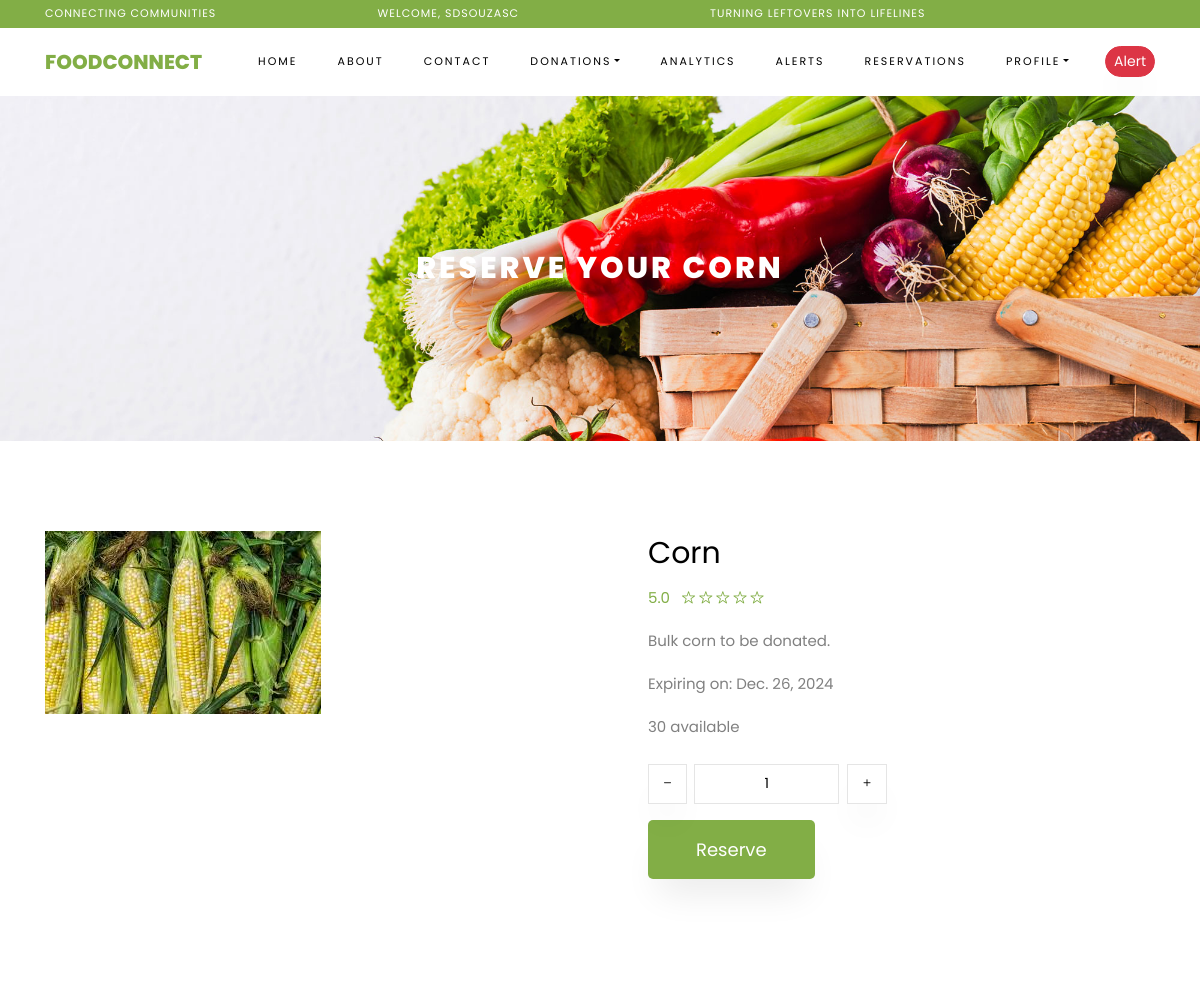
/donations/product_detail/20/ (signed in, upper part), run on an earlier commit of the app's database.
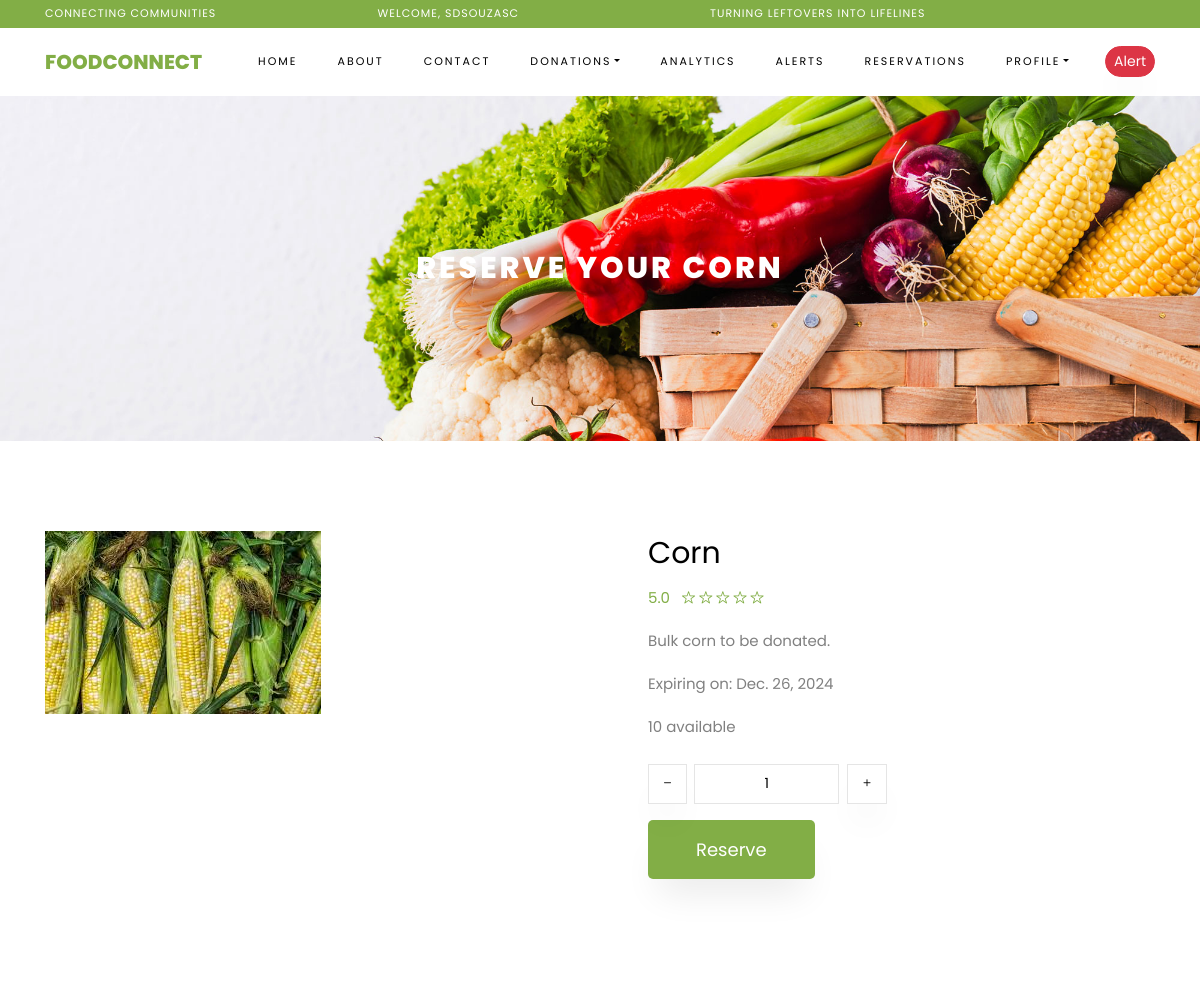
And on a later commit of the database.
### donations/models.py (models this page shows, shortened)
class Product(models.Model):
    UNIT_CHOICES = [
        ('g', 'Grams'),
        ('kg', 'Kilograms'),
        ('liters', 'Liters'),
        ('ml', 'Milliliters'),
    ]
    name = models.CharField(max_length=100)
    donated_by = models.ForeignKey(User, on_delete=models.SET_NULL, null=True)
    description = models.TextField(null=True, blank=True)
    category = models.ForeignKey(Category, on_delete=models.CASCADE, related_name='category')
    quantity = models.PositiveIntegerField()
    weight = models.PositiveIntegerField()
    unit = models.CharField(max_length=10, choices=UNIT_CHOICES)
    rating = models.PositiveIntegerField(default=0)
    amount_donated = models.PositiveIntegerField(default=0)
    expiry_date = models.DateField(blank=True, null=True)
    image = models.ImageField(upload_to='product_images/', blank=True, null=True)
    date_created = models.DateTimeField(auto_now_add=True)

### donations/views.py (the view)
# urls.py: path('product_detail/<int:product_id>/', views.product_view, name='product_detail' ),
@login_required
def product_view(request, product_id):
    product = get_object_or_404(Product, pk=product_id)
    related_products = Product.objects.filter(category=product.category).exclude(pk=product_id)
    return render(request, '../templates/donations/product_detail.html', {'product': product, 'related_products': related_products})

### templates/donations/product_detail.html (shortened to what this page needs)
{% extends 'webpages/base.html' %}
{% load static %}
{% block content %}
    <div class="hero-wrap hero-bread" style="background-image: url('{% static "images/bg_1.jpg" %}');">
      <div class="container">
        <div class="row no-gutters slider-text align-items-center justify-content-center">
          <div class="col-md-9 ftco-animate text-center">
            <h1 class="mb-0 bread">Reserve your {{ product.name }}</h1>
          </div>
        </div>
      </div>
    </div>
    <section class="ftco-section">
    	<div class="container">
    		<div class="row">
    			<div class="col-lg-6 mb-5 ftco-animate">
    				<a href="images/product-1.jpg" class="image-popup">
                        {% if product.image %}
                            <img class="img-fluid" src="{{ product.image.url }}" alt="{{ product.name }}">
                        {% else %}
                            <img class="img-fluid" src="{% static 'images/default-foodbox.jpg' %}" alt="Default Image">
                        {% endif %}
                    </a>
    			</div>
    			<div class="col-lg-6 product-details pl-md-5 ftco-animate">
    				<h3>{{ product.name }}</h3>
    				<div class="rating d-flex">
							<p class="text-left mr-4">
								<a href="#" class="mr-2">5.0</a>
								<a href="#"><span class="ion-ios-star-outline"></span></a>
								<a href="#"><span class="ion-ios-star-outline"></span></a>
								<a href="#"><span class="ion-ios-star-outline"></span></a>
								<a href="#"><span class="ion-ios-star-outline"></span></a>
								<a href="#"><span class="ion-ios-star-outline"></span></a>
							</p>
                    </div>
    				<p>{{ product.description }}</p>
                    <p>Expiring on: {{ product.expiry_date }}</p>
	          		<p>{{ product.quantity }} available</p>
                    <div class="row mt-4">
                        <div class="input-group col-md-6 d-flex mb-3">
	             	        <span class="input-group-btn mr-2">
	                	        <button type="button" class="quantity-left-minus btn"  data-type="minus" data-field="">
                                    <i class="ion-ios-remove"></i>
	                	        </button>
	            		    </span>
	             	        <input type="text" id="quantity" name="quantity" class="form-control input-number" value="1" min="1" max="{{ product.quantity }}" readonly>
	             	        <span class="input-group-btn ml-2">
	                	        <button type="button" class="quantity-right-plus btn" data-type="plus" data-field="">
	                                <i class="ion-ios-add"></i>
	                             </button>
	             	        </span>
	          	        </div>
          	        </div>
          	        <p>
                         <a id="placeOrderBtn" href="#" class="btn btn-primary btn-lg py-3 px-5">Reserve</a>
                    </p>
                    </div>
    		</div>
    	</div>
    </section>
{% endblock %}

What changed in the data, as far as the page shows it:
changed Product "CORN": quantity "30" → "10"
